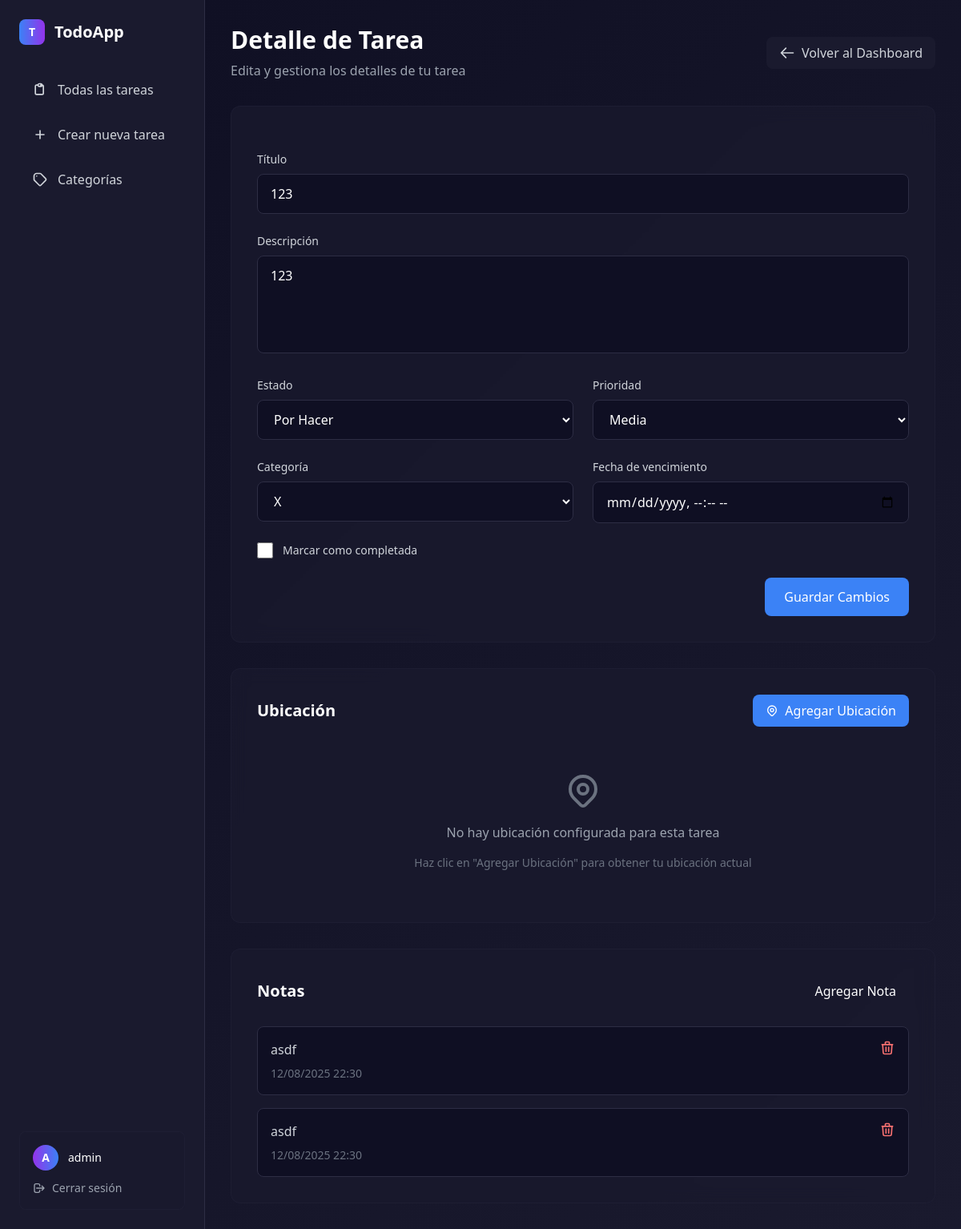
/todo/detail/2/ (signed in), run on the app's committed database.
### app/models.py (models this page shows, shortened)
class Todo(models.Model):
    STATUS_CHOICES = [
        ('todo', 'Por Hacer'),
        ('in_progress', 'En Progreso'),
        ('review', 'En Revisión'),
        ('done', 'Completada'),
    ]
    PRIORITY_CHOICES = [
        ('low', 'Baja'),
        ('medium', 'Media'),
        ('high', 'Alta'),
        ('urgent', 'Urgente'),
    ]
    user = models.ForeignKey(User, on_delete=models.CASCADE, related_name='todos')
    title = models.CharField(max_length=200, validators=[MinLengthValidator(3)])
    description = models.TextField(blank=True, null=True)
    category = models.ForeignKey(Category, on_delete=models.SET_NULL, null=True, blank=True, related_name='todos')
    status = models.CharField(max_length=20, choices=STATUS_CHOICES, default='todo')
    priority = models.CharField(max_length=10, choices=PRIORITY_CHOICES, default='medium')
    completed = models.BooleanField(default=False)
    due_date = models.DateTimeField(blank=True, null=True)
    created_at = models.DateTimeField(auto_now_add=True)
    updated_at = models.DateTimeField(auto_now=True)
    todo_order = models.IntegerField(default=0)  # For drag & drop ordering
    latitude = models.DecimalField(max_digits=9, decimal_places=6, null=True, blank=True)
    longitude = models.DecimalField(max_digits=9, decimal_places=6, null=True, blank=True)
    address = models.TextField(blank=True, null=True)
    location_updated_at = models.DateTimeField(null=True, blank=True)
    class Meta:
        ordering = ['todo_order', '-created_at']

class Category(models.Model):
    name = models.CharField(max_length=100)
    color = models.CharField(max_length=7, default='#3B82F6')  # Hex color
    user = models.ForeignKey(User, on_delete=models.CASCADE, related_name='categories')
    created_at = models.DateTimeField(auto_now_add=True)
    class Meta:
        verbose_name_plural = "Categories"
        ordering = ['name']

class Note(models.Model):
    todo = models.ForeignKey(Todo, on_delete=models.CASCADE, related_name='notes')
    content = models.TextField()
    created_at = models.DateTimeField(auto_now_add=True)
    updated_at = models.DateTimeField(auto_now=True)
    class Meta:
        ordering = ['-created_at']

### app/views.py (the view, shortened to what this page needs)
# urls.py: path('detail/<int:todo_id>/', views.todo_detail, name='todo_detail'),
@login_required
def todo_detail(request, todo_id):
    todo = get_object_or_404(Todo, id=todo_id, user=request.user)
    categories = Category.objects.filter(user=request.user)
    return render(request, 'app/todo_detail.html', {
        'todo': todo,
        'categories': categories
    })

### templates/app/todo_detail.html (shortened to what this page needs)
{% extends 'app/base.html' %}
{% block content %}
<div class="max-w-4xl mx-auto">
    <div class="flex items-center justify-between mb-8">
        <div>
            <h1 class="text-3xl font-bold text-white mb-2">Detalle de Tarea</h1>
            <p class="text-gray-400">Edita y gestiona los detalles de tu tarea</p>
        </div>
        <a href="{% url 'dashboard' %}" class="flex items-center space-x-2 px-4 py-2 bg-dark-card text-gray-300 hover:text-white rounded-lg transition-colors">
            <svg class="w-5 h-5" fill="none" stroke="currentColor" viewBox="0 0 24 24">
                <path stroke-linecap="round" stroke-linejoin="round" stroke-width="2" d="M10 19l-7-7m0 0l7-7m-7 7h18"></path>
            </svg>
            <span>Volver al Dashboard</span>
        </a>
    </div>
    <div class="glass-effect rounded-xl p-8 mb-8">
        <form method="post" class="space-y-6">
            <div>
                <label for="title" class="block text-sm font-medium text-gray-300 mb-2">Título</label>
                <input type="text" id="title" name="title" value="{{ todo.title }}"
                       class="w-full px-4 py-3 bg-dark-bg border border-dark-border rounded-lg text-white placeholder-gray-400 focus:outline-none focus:border-accent-blue transition-colors">
            </div>
            <div>
                <label for="description" class="block text-sm font-medium text-gray-300 mb-2">Descripción</label>
                <textarea id="description" name="description" rows="4"
                          class="w-full px-4 py-3 bg-dark-bg border border-dark-border rounded-lg text-white placeholder-gray-400 focus:outline-none focus:border-accent-blue transition-colors resize-none">{{ todo.description }}</textarea>
            </div>
            <div class="grid grid-cols-1 md:grid-cols-2 gap-6">
                <div>
                    <label for="status" class="block text-sm font-medium text-gray-300 mb-2">Estado</label>
                    <select id="status" name="status"
                            class="w-full px-4 py-3 bg-dark-bg border border-dark-border rounded-lg text-white focus:outline-none focus:border-accent-blue transition-colors">
                        <option value="todo" {% if todo.status == 'todo' %}selected{% endif %}>Por Hacer</option>
                    </select>
                </div>
                <div>
                    <label for="priority" class="block text-sm font-medium text-gray-300 mb-2">Prioridad</label>
                    <select id="priority" name="priority"
                            class="w-full px-4 py-3 bg-dark-bg border border-dark-border rounded-lg text-white focus:outline-none focus:border-accent-blue transition-colors">
                        <option value="medium" {% if todo.priority == 'medium' %}selected{% endif %}>Media</option>
                    </select>
                </div>
            </div>
            <div class="grid grid-cols-1 md:grid-cols-2 gap-6">
                <div>
                    <label for="category" class="block text-sm font-medium text-gray-300 mb-2">Categoría</label>
                    <select id="category" name="category"
                            class="w-full px-4 py-3 bg-dark-bg border border-dark-border rounded-lg text-white focus:outline-none focus:border-accent-blue transition-colors">
                        {% for category in categories %}
                        <option value="{{ category.id }}" {% if todo.category == category %}selected{% endif %}>
                            {{ category.name }}
                        </option>
                        {% endfor %}
                    </select>
                </div>
                <div>
                    <label for="due_date" class="block text-sm font-medium text-gray-300 mb-2">Fecha de vencimiento</label>
                    <input type="datetime-local" id="due_date" name="due_date"
                           value="{% if todo.due_date %}{{ todo.due_date|date:'Y-m-d\TH:i' }}{% endif %}"
                           class="w-full px-4 py-3 bg-dark-bg border border-dark-border rounded-lg text-white focus:outline-none focus:border-accent-blue transition-colors">
                </div>
            </div>
            <div class="flex items-center space-x-3">
                <input type="checkbox" id="completed" name="completed" {% if todo.completed %}checked{% endif %}
                       class="w-5 h-5 text-accent-blue bg-dark-bg border-dark-border rounded focus:ring-accent-blue focus:ring-2">
                <label for="completed" class="text-sm font-medium text-gray-300">Marcar como completada</label>
            </div>
            <div class="flex justify-end">
                <button type="submit" class="px-6 py-3 bg-accent-blue text-white rounded-lg hover:bg-blue-600 transition-colors font-medium">
                    Guardar Cambios
                </button>
            </div>
        </form>
    </div>
    <div class="glass-effect rounded-xl p-8 mb-8">
        <div class="flex items-center justify-between mb-6">
            <h2 class="text-xl font-bold text-white">Ubicación</h2>
            <button id="addLocationBtn" class="px-4 py-2 bg-accent-blue text-white rounded-lg hover:bg-blue-600 transition-colors flex items-center space-x-2">
                <span>Agregar Ubicación</span>
            </button>
        </div>
        {% if todo.address %}
        <div class="bg-dark-bg border border-dark-border rounded-lg p-4">
            <div class="flex items-start space-x-3">
                <div class="flex-shrink-0">
                    <svg class="w-6 h-6 text-green-400" fill="none" stroke="currentColor" viewBox="0 0 24 24">
                        <path stroke-linecap="round" stroke-linejoin="round" stroke-width="2" d="M17.657 16.657L13.414 20.9a1.998 1.998 0 01-2.827 0l-4.244-4.243a8 8 0 1111.314 0z"></path>
                        <path stroke-linecap="round" stroke-linejoin="round" stroke-width="2" d="M15 11a3 3 0 11-6 0 3 3 0 016 0z"></path>
                    </svg>
                </div>
                <div class="flex-1">
                    <p class="text-white font-medium">{{ todo.address }}</p>
                    <p class="text-gray-400 text-sm mt-1">
                        Coordenadas: {{ todo.latitude|floatformat:6 }}, {{ todo.longitude|floatformat:6 }}
                    </p>
                    {% if todo.location_updated_at %}
                    <p class="text-gray-500 text-xs mt-1">
                        Actualizado: {{ todo.location_updated_at|date:"d/m/Y H:i" }}
                    </p>
                    {% endif %}
                </div>
            </div>
        </div>
        {% else %}
        <div class="text-center py-8">
            <p class="text-gray-400 mb-4">No hay ubicación configurada para esta tarea</p>
            <p class="text-gray-500 text-sm">Haz clic en "Agregar Ubicación" para obtener tu ubicación actual</p>
        </div>
        {% endif %}
    </div>
    <div class="glass-effect rounded-xl p-8">
        <div class="flex items-center justify-between mb-6">
            <h2 class="text-xl font-bold text-white">Notas</h2>
            <button onclick="document.getElementById('noteModal').classList.remove('hidden')"
                    class="px-4 py-2 bg-accent-green text-white rounded-lg hover:bg-green-600 transition-colors">
                Agregar Nota
            </button>
        </div>
        <div class="space-y-4">
            {% for note in todo.notes.all %}
            <div class="bg-dark-bg border border-dark-border rounded-lg p-4">
                <div class="flex items-start justify-between">
                    <div class="flex-1">
                        <p class="text-gray-300">{{ note.content }}</p>
                        <p class="text-gray-500 text-sm mt-2">{{ note.created_at|date:"d/m/Y H:i" }}</p>
                    </div>
                    <form method="post" action="{% url 'delete_note' note.id %}" class="ml-4">
                        <button type="submit" class="text-red-400 hover:text-red-300 transition-colors">
                            <svg class="w-5 h-5" fill="none" stroke="currentColor" viewBox="0 0 24 24">
                                <path stroke-linecap="round" stroke-linejoin="round" stroke-width="2" d="M19 7l-.867 12.142A2 2 0 0116.138 21H7.862a2 2 0 01-1.995-1.858L5 7m5 4v6m4-6v6m1-10V4a1 1 0 00-1-1h-4a1 1 0 00-1 1v3M4 7h16"></path>
                            </svg>
                        </button>
                    </form>
                </div>
            </div>
            {% endfor %}
        </div>
    </div>
</div>
{% endblock %}

### templates/app/base.html (shortened to what this page needs)
<!DOCTYPE html>
<html lang="es">
<head>
    <script src="https://cdn.tailwindcss.com"></script>
</head>
<body class="gradient-bg min-h-screen text-gray-100">
    <div id="sidebar" class="fixed left-0 top-0 h-full w-64 bg-dark-card border-r border-dark-border z-40 transform -translate-x-full lg:translate-x-0 transition-transform duration-300 ease-in-out">
        <div class="p-4 lg:p-6">
            <div class="flex items-center space-x-3 mb-6 lg:mb-8">
                <div class="w-8 h-8 bg-gradient-to-r from-accent-blue to-purple-600 rounded-lg flex items-center justify-center">
                    <span class="text-white font-bold text-sm">T</span>
                </div>
                <span class="text-xl font-bold text-white">TodoApp</span>
            </div>
            <nav class="space-y-2">
                <a href="{% url 'dashboard' %}" class="flex items-center space-x-3 px-3 lg:px-4 py-2 lg:py-3 {% if request.resolver_match.url_name == 'dashboard' %}bg-accent-blue text-white{% else %}text-gray-300 hover:bg-dark-border hover:text-white{% endif %} rounded-lg transition-colors text-sm lg:text-base">
                    <svg class="w-4 h-4 lg:w-5 lg:h-5" fill="none" stroke="currentColor" viewBox="0 0 24 24">
                        <path stroke-linecap="round" stroke-linejoin="round" stroke-width="2" d="M9 5H7a2 2 0 00-2 2v10a2 2 0 002 2h8a2 2 0 002-2V7a2 2 0 00-2-2h-2M9 5a2 2 0 002 2h2a2 2 0 002-2M9 5a2 2 0 012-2h2a2 2 0 012 2"></path>
                    </svg>
                    <span>Todas las tareas</span>
                </a>
                <a href="{% url 'add_todo' %}" class="flex items-center space-x-3 px-3 lg:px-4 py-2 lg:py-3 {% if request.resolver_match.url_name == 'add_todo' %}bg-accent-blue text-white{% else %}text-gray-300 hover:bg-dark-border hover:text-white{% endif %} rounded-lg transition-colors text-sm lg:text-base">
                    <svg class="w-4 h-4 lg:w-5 lg:h-5" fill="none" stroke="currentColor" viewBox="0 0 24 24">
                        <path stroke-linecap="round" stroke-linejoin="round" stroke-width="2" d="M12 6v6m0 0v6m0-6h6m-6 0H6"></path>
                    </svg>
                    <span>Crear nueva tarea</span>
                </a>
                <a href="{% url 'categories' %}" class="flex items-center space-x-3 px-3 lg:px-4 py-2 lg:py-3 {% if request.resolver_match.url_name == 'categories' %}bg-accent-blue text-white{% else %}text-gray-300 hover:bg-dark-border hover:text-white{% endif %} rounded-lg transition-colors text-sm lg:text-base">
                    <svg class="w-4 h-4 lg:w-5 lg:h-5" fill="none" stroke="currentColor" viewBox="0 0 24 24">
                        <path stroke-linecap="round" stroke-linejoin="round" stroke-width="2" d="M7 7h.01M7 3h5c.512 0 1.024.195 1.414.586l7 7a2 2 0 010 2.828l-7 7a2 2 0 01-2.828 0l-7-7A1.994 1.994 0 013 12V7a4 4 0 014-4z"></path>
                    </svg>
                    <span>Categorías</span>
                </a>
            </nav>
            <div class="absolute bottom-4 lg:bottom-6 left-4 lg:left-6 right-4 lg:right-6">
                <div class="glass-effect rounded-lg p-3 lg:p-4">
                    <div class="flex items-center space-x-2 lg:space-x-3 mb-2 lg:mb-3">
                        <div class="w-7 h-7 lg:w-8 lg:h-8 bg-gradient-to-r from-purple-600 to-accent-blue rounded-full flex items-center justify-center">
                            <span class="text-white font-bold text-xs lg:text-sm">{{ user.username|first|upper }}</span>
                        </div>
                        <div class="min-w-0 flex-1">
                            <p class="text-white font-medium text-xs lg:text-sm truncate">{{ user.username }}</p>
                        </div>
                    </div>
                    <a href="{% url 'logout' %}" class="flex items-center space-x-2 text-gray-400 hover:text-white transition-colors">
                        <svg class="w-3 h-3 lg:w-4 lg:h-4" fill="none" stroke="currentColor" viewBox="0 0 24 24">
                            <path stroke-linecap="round" stroke-linejoin="round" stroke-width="2" d="M17 16l4-4m0 0l-4-4m4 4H7m6 4v1a3 3 0 01-3 3H6a3 3 0 01-3-3V7a3 3 0 013-3h4a3 3 0 013 3v1"></path>
                        </svg>
                        <span class="text-xs lg:text-sm">Cerrar sesión</span>
                    </a>
                </div>
            </div>
        </div>
    </div>
    <div class="lg:ml-64 p-4 lg:p-8 pt-16 lg:pt-8">
        {% block content %}{% endblock %}
    </div>
</body>
</html>

### templates/app/base.html (style rules this page uses)
.glass-effect { background: rgba(26, 26, 46, 0.8); backdrop-filter: blur(10px); border: 1px solid rgba(45, 45, 68, 0.3); }
.gradient-bg { background: linear-gradient(135deg, #0f0f23 0%, #1a1a2e 100%); }

### data on the page
Todo: title "123", description "123", status "Por Hacer", priority "Media", category "X"
Note: content "asdf", created_at "12/08/2025 22:30"
Note: content "asdf", created_at "12/08/2025 22:30"

### other printed values
{{ user.username|first|upper }} "A"
{{ user.username }} "admin"
